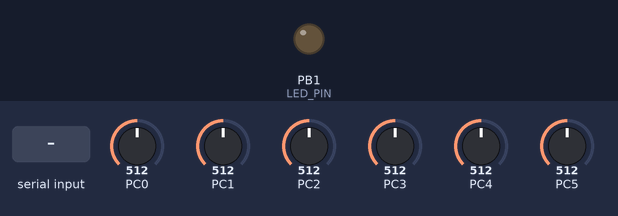
The program below on a simulated ATmega8, built with avr-gcc and emulated at 14.7456 MHz. Parts: output pins drawn as LEDs (lit = HIGH). The test bench sets the inputs (shaded band); at power-on: PC0 = 512, PC1 = 512, PC2 = 512, PC3 = 512, PC4 = 512, PC5 = 512. What the program prints to the serial monitor is not drawn.

Above: at 3.3 s.
3.4 s: byte 255 (0xFF) received over Serial
At 3.7 s:
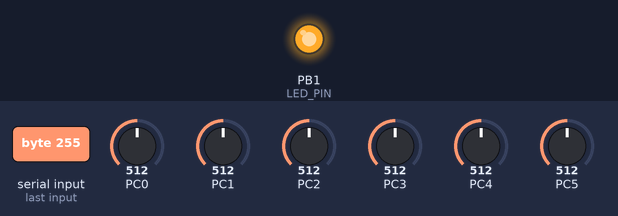
4.9 s: "0" received over Serial
At 6.0 s:
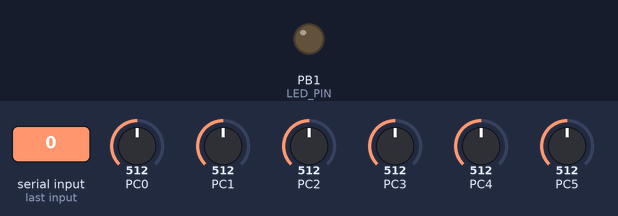
Timing chart, 0 to 7.9 s (numbered marks = the images above; inputs shaded):
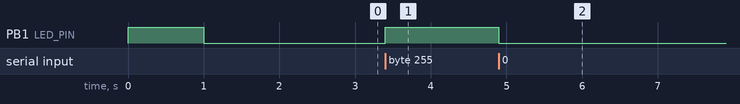

The program:

main.c
```c
#include <avr/io.h>
#include <avr/interrupt.h>
#include <avr/wdt.h>
#include <util/delay.h>
// Firmware options
#define USART_BAUDRATE 460800
#define LED_PIN 1
#define ADC_COUNT 6
#define STARTUP_DELAY 1000
// Calculated UBRR value
#define UBRR (F_CPU / (16 * (uint32_t)USART_BAUDRATE) - 1)
// Global variables
uint8_t adc[ADC_COUNT]; // Buffer
uint8_t cur_in_adc; // Input byte index
uint8_t cur_out_adc; // Output byte index
// USART interrupt handler
ISR(USART_RXC_vect) {
	// Read data from USART
	uint8_t buffer = UDR;
	if (buffer == 0xFF) {
		if (cur_out_adc < ADC_COUNT) {
			// Return data byte from buffer
			UDR = adc[cur_out_adc];
			cur_out_adc++;
			// Activate led
			PORTB |= _BV(LED_PIN);
		} else {
			// Chain 0xFF
			UDR = 0xFF;
			// Deactivate led
			PORTB &= ~_BV(LED_PIN);
		}
	} else {
		// Chain data byte
		UDR = buffer;
		// Reset byte counter
		cur_out_adc = 0;
		// Deactivate led
		PORTB &= ~_BV(LED_PIN);
	}
}
// Main function
void main() {
	// Setup watchdog timer
	wdt_enable(WDTO_15MS);
	// Setup pin for led
	DDRB |= _BV(LED_PIN);
	// Blink led
	PORTB |= _BV(LED_PIN);
	for (uint8_t i = 0; i < STARTUP_DELAY / 5; i++) {
		_delay_ms(5);
		wdt_reset();
	}
	PORTB &= ~_BV(LED_PIN);
	// Setup ADC
	ADMUX = _BV(REFS1) | _BV(REFS0) | _BV(ADLAR);
	ADCSRA = _BV(ADEN) | _BV(ADPS2) | _BV(ADPS1) | _BV(ADPS0);
	// Setup USART
	UBRRL = UBRR & 0xFF;
	UBRRH = UBRR >> 8;
	UCSRA = 0;
	UCSRB = _BV(RXCIE) | _BV(RXEN) | _BV(TXEN);
	UCSRC = _BV(URSEL) | _BV(UCSZ1) | _BV(UCSZ0);
	// Enable interrupts
	sei();
	// Main loop
	while (1) {
		// Reset watchdog timer
		wdt_reset();
		// Select ADC channel
		ADMUX = _BV(REFS1) | _BV(REFS0) | _BV(ADLAR) | cur_in_adc;
		// Start conversion and wait until it performed
		ADCSRA |= _BV(ADIF) | _BV(ADSC);
		while (ADCSRA & _BV(ADSC));
		// Put value from ADC to buffer
		uint8_t value = ADCH;
		adc[cur_in_adc] = (value != 0xFF) ? value : 0xFE;
		// Switch to next channel
		cur_in_adc++;
		if (cur_in_adc >= ADC_COUNT) {
			cur_in_adc = 0;
		}
	}
}
```

Measured:
- after the input at 3.4 s, PB1 (LED_PIN): LOW → HIGH at once
- after the input at 4.9 s, PB1 (LED_PIN): HIGH → LOW at once
